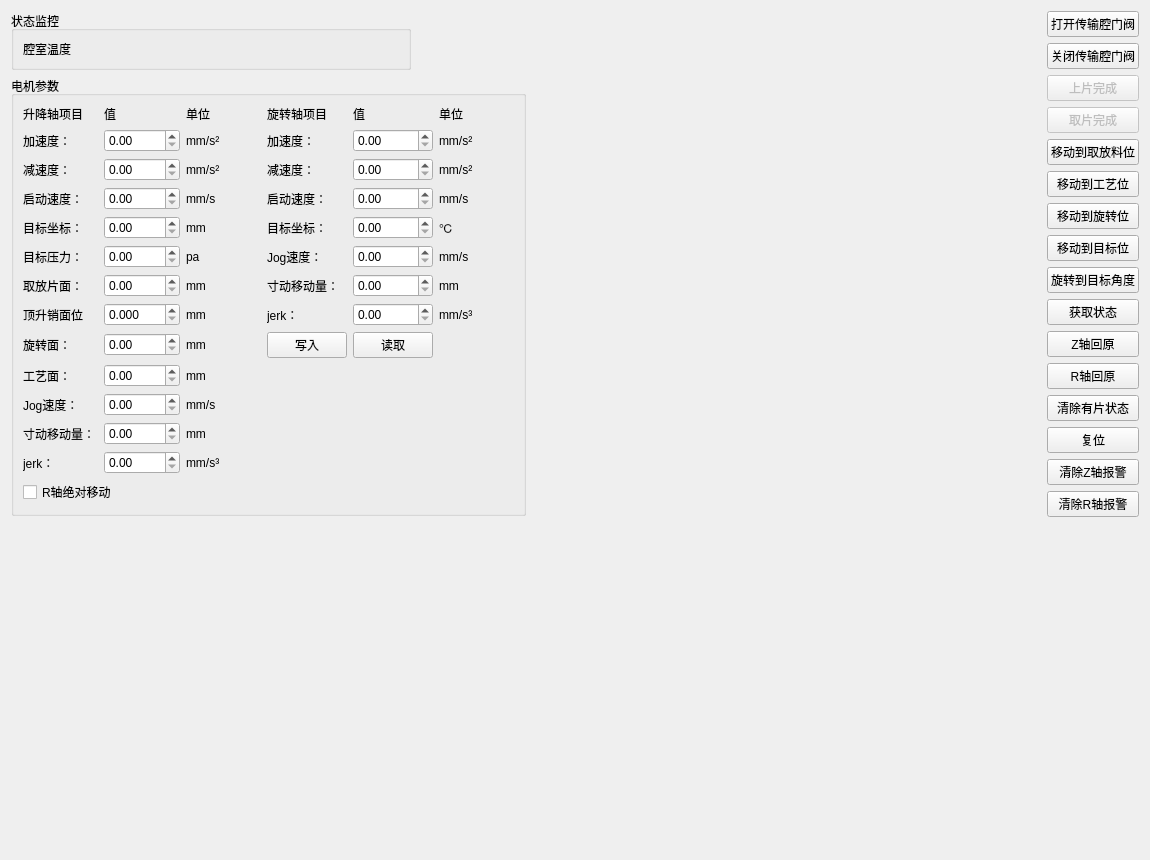
<?xml version="1.0" encoding="UTF-8"?>
<ui version="4.0">
 <class>FortrendPMCavitySubsystem</class>
 <widget class="QWidget" name="FortrendPMCavitySubsystem">
  <property name="geometry">
   <rect>
    <x>0</x>
    <y>0</y>
    <width>1150</width>
    <height>860</height>
   </rect>
  </property>
  <property name="minimumSize">
   <size>
    <width>1150</width>
    <height>860</height>
   </size>
  </property>
  <property name="windowTitle">
   <string>Form</string>
  </property>
  <layout class="QHBoxLayout" name="horizontalLayout">
   <item>
    <layout class="QVBoxLayout" name="verticalLayout_3">
     <item>
      <layout class="QVBoxLayout" name="verticalLayout">
       <item>
        <layout class="QVBoxLayout" name="status_layout"/>
       </item>
       <item>
        <widget class="QGroupBox" name="generate_state_group">
         <property name="sizePolicy">
          <sizepolicy hsizetype="MinimumExpanding" vsizetype="Preferred">
           <horstretch>100</horstretch>
           <verstretch>100</verstretch>
          </sizepolicy>
         </property>
         <property name="maximumSize">
          <size>
           <width>400</width>
           <height>16777215</height>
          </size>
         </property>
         <property name="title">
          <string>状态监控</string>
         </property>
         <layout class="QGridLayout" name="inputs_layout">
          <item row="2" column="0">
           <layout class="QGridLayout" name="gridLayout">
            <item row="0" column="0">
             <layout class="QGridLayout" name="operation_state_gridLayout"/>
            </item>
            <item row="1" column="0">
             <widget class="QLabel" name="label_50">
              <property name="enabled">
               <bool>true</bool>
              </property>
              <property name="text">
               <string>腔室温度</string>
              </property>
             </widget>
            </item>
           </layout>
          </item>
         </layout>
        </widget>
       </item>
      </layout>
     </item>
     <item>
      <widget class="QGroupBox" name="groupBox">
       <property name="enabled">
        <bool>true</bool>
       </property>
       <property name="sizePolicy">
        <sizepolicy hsizetype="MinimumExpanding" vsizetype="Preferred">
         <horstretch>0</horstretch>
         <verstretch>0</verstretch>
        </sizepolicy>
       </property>
       <property name="title">
        <string>电机参数</string>
       </property>
       <layout class="QVBoxLayout" name="verticalLayout_2">
        <item>
         <layout class="QGridLayout" name="gridLayout_2">
          <item row="5" column="3">
           <widget class="QLabel" name="label_24">
            <property name="text">
             <string>Jog速度：</string>
            </property>
           </widget>
          </item>
          <item row="5" column="4">
           <widget class="QDoubleSpinBox" name="rotating_axis_jog_speed_dsp">
            <property name="maximum">
             <double>999.990000000000009</double>
            </property>
           </widget>
          </item>
          <item row="0" column="3">
           <widget class="QLabel" name="label_19">
            <property name="text">
             <string>旋转轴项目</string>
            </property>
           </widget>
          </item>
          <item row="2" column="3">
           <widget class="QLabel" name="label_21">
            <property name="text">
             <string>减速度：</string>
            </property>
           </widget>
          </item>
          <item row="0" column="4">
           <widget class="QLabel" name="label_18">
            <property name="text">
             <string>值</string>
            </property>
           </widget>
          </item>
          <item row="0" column="5">
           <widget class="QLabel" name="label_17">
            <property name="text">
             <string>单位</string>
            </property>
           </widget>
          </item>
          <item row="3" column="3">
           <widget class="QLabel" name="label_22">
            <property name="text">
             <string>启动速度：</string>
            </property>
           </widget>
          </item>
          <item row="0" column="0">
           <widget class="QLabel" name="label_9">
            <property name="text">
             <string>升降轴项目</string>
            </property>
           </widget>
          </item>
          <item row="1" column="3">
           <widget class="QLabel" name="label_20">
            <property name="text">
             <string>加速度：</string>
            </property>
           </widget>
          </item>
          <item row="3" column="2">
           <widget class="QLabel" name="label_5">
            <property name="text">
             <string>mm/s</string>
            </property>
           </widget>
          </item>
          <item row="1" column="5">
           <widget class="QLabel" name="label_33">
            <property name="text">
             <string>mm/s²</string>
            </property>
           </widget>
          </item>
          <item row="2" column="5">
           <widget class="QLabel" name="label_34">
            <property name="text">
             <string>mm/s²</string>
            </property>
           </widget>
          </item>
          <item row="9" column="0">
           <widget class="QLabel" name="label_14">
            <property name="text">
             <string>工艺面：</string>
            </property>
           </widget>
          </item>
          <item row="5" column="1">
           <widget class="QDoubleSpinBox" name="lifting_axis_target_pressure_dsp">
            <property name="maximum">
             <double>9999.989999999999782</double>
            </property>
           </widget>
          </item>
          <item row="4" column="3">
           <widget class="QLabel" name="label_23">
            <property name="text">
             <string>目标坐标：</string>
            </property>
           </widget>
          </item>
          <item row="0" column="1">
           <widget class="QLabel" name="label_8">
            <property name="text">
             <string>值</string>
            </property>
           </widget>
          </item>
          <item row="10" column="0">
           <widget class="QLabel" name="label_15">
            <property name="text">
             <string>Jog速度：</string>
            </property>
           </widget>
          </item>
          <item row="3" column="1">
           <widget class="QDoubleSpinBox" name="lifting_axis_startup_speed_dsp">
            <property name="maximum">
             <double>999.990000000000009</double>
            </property>
           </widget>
          </item>
          <item row="6" column="3">
           <widget class="QLabel" name="label_25">
            <property name="text">
             <string>寸动移动量：</string>
            </property>
           </widget>
          </item>
          <item row="6" column="4">
           <widget class="QDoubleSpinBox" name="rotating_axis_inch_movement_dsp">
            <property name="maximum">
             <double>999.990000000000009</double>
            </property>
           </widget>
          </item>
          <item row="9" column="1">
           <widget class="QDoubleSpinBox" name="lifting_axis_target3_position_dsp">
            <property name="maximum">
             <double>9999.000000000000000</double>
            </property>
           </widget>
          </item>
          <item row="2" column="4">
           <widget class="QDoubleSpinBox" name="rotating_axis_dece_dsp">
            <property name="maximum">
             <double>999.990000000000009</double>
            </property>
           </widget>
          </item>
          <item row="1" column="0">
           <widget class="QLabel" name="label_3">
            <property name="text">
             <string>加速度：</string>
            </property>
           </widget>
          </item>
          <item row="6" column="2">
           <widget class="QLabel" name="label_28">
            <property name="text">
             <string>mm</string>
            </property>
           </widget>
          </item>
          <item row="3" column="0">
           <widget class="QLabel" name="label_6">
            <property name="text">
             <string>启动速度：</string>
            </property>
           </widget>
          </item>
          <item row="10" column="2">
           <widget class="QLabel" name="label_31">
            <property name="text">
             <string>mm/s</string>
            </property>
           </widget>
          </item>
          <item row="0" column="2">
           <widget class="QLabel" name="label_7">
            <property name="text">
             <string>单位</string>
            </property>
           </widget>
          </item>
          <item row="11" column="1">
           <widget class="QDoubleSpinBox" name="lifting_axis_inch_movement_dsp">
            <property name="maximum">
             <double>999.990000000000009</double>
            </property>
           </widget>
          </item>
          <item row="6" column="1">
           <widget class="QDoubleSpinBox" name="lifting_axis_target1_position_dsp">
            <property name="maximum">
             <double>9999.000000000000000</double>
            </property>
            <property name="singleStep">
             <double>1.000000000000000</double>
            </property>
           </widget>
          </item>
          <item row="4" column="4">
           <widget class="QDoubleSpinBox" name="rotating_axis_target_position_dsp">
            <property name="maximum">
             <double>999.990000000000009</double>
            </property>
           </widget>
          </item>
          <item row="5" column="0">
           <widget class="QLabel" name="label_11">
            <property name="text">
             <string>目标压力：</string>
            </property>
           </widget>
          </item>
          <item row="10" column="1">
           <widget class="QDoubleSpinBox" name="lifting_axis_jog_speed_dsp">
            <property name="maximum">
             <double>999.990000000000009</double>
            </property>
           </widget>
          </item>
          <item row="1" column="4">
           <widget class="QDoubleSpinBox" name="rotating_axis_acce_dsp">
            <property name="maximum">
             <double>999.990000000000009</double>
            </property>
           </widget>
          </item>
          <item row="4" column="0">
           <widget class="QLabel" name="label_10">
            <property name="text">
             <string>目标坐标：</string>
            </property>
           </widget>
          </item>
          <item row="1" column="1">
           <widget class="QDoubleSpinBox" name="lifting_axis_acce_dsp">
            <property name="maximum">
             <double>999.990000000000009</double>
            </property>
           </widget>
          </item>
          <item row="3" column="4">
           <widget class="QDoubleSpinBox" name="rotating_axis_startup_speed_dsp">
            <property name="maximum">
             <double>999.990000000000009</double>
            </property>
           </widget>
          </item>
          <item row="4" column="1">
           <widget class="QDoubleSpinBox" name="lifting_axis_target_position_dsp">
            <property name="maximum">
             <double>9999.000000000000000</double>
            </property>
           </widget>
          </item>
          <item row="2" column="0">
           <widget class="QLabel" name="label_4">
            <property name="text">
             <string>减速度：</string>
            </property>
           </widget>
          </item>
          <item row="8" column="1">
           <widget class="QDoubleSpinBox" name="lifting_axis_target2_position_dsp">
            <property name="maximum">
             <double>9999.000000000000000</double>
            </property>
           </widget>
          </item>
          <item row="6" column="0">
           <widget class="QLabel" name="label_12">
            <property name="text">
             <string>取放片面：</string>
            </property>
           </widget>
          </item>
          <item row="2" column="1">
           <widget class="QDoubleSpinBox" name="lifting_axis_dece_dsp">
            <property name="maximum">
             <double>999.990000000000009</double>
            </property>
           </widget>
          </item>
          <item row="2" column="2">
           <widget class="QLabel" name="label_2">
            <property name="text">
             <string>mm/s²</string>
            </property>
           </widget>
          </item>
          <item row="12" column="2">
           <widget class="QLabel" name="label_41">
            <property name="text">
             <string>mm/s³</string>
            </property>
           </widget>
          </item>
          <item row="6" column="5">
           <widget class="QLabel" name="label_38">
            <property name="text">
             <string>mm</string>
            </property>
           </widget>
          </item>
          <item row="4" column="2">
           <widget class="QLabel" name="label_26">
            <property name="text">
             <string>mm</string>
            </property>
           </widget>
          </item>
          <item row="5" column="2">
           <widget class="QLabel" name="label_27">
            <property name="text">
             <string>pa</string>
            </property>
           </widget>
          </item>
          <item row="1" column="2">
           <widget class="QLabel" name="label">
            <property name="text">
             <string>mm/s²</string>
            </property>
           </widget>
          </item>
          <item row="9" column="2">
           <widget class="QLabel" name="label_30">
            <property name="text">
             <string>mm</string>
            </property>
           </widget>
          </item>
          <item row="12" column="0">
           <widget class="QLabel" name="label_39">
            <property name="text">
             <string>jerk：</string>
            </property>
           </widget>
          </item>
          <item row="5" column="5">
           <widget class="QLabel" name="label_37">
            <property name="text">
             <string>mm/s</string>
            </property>
           </widget>
          </item>
          <item row="11" column="2">
           <widget class="QLabel" name="label_32">
            <property name="text">
             <string>mm</string>
            </property>
           </widget>
          </item>
          <item row="8" column="2">
           <widget class="QLabel" name="label_29">
            <property name="text">
             <string>mm</string>
            </property>
           </widget>
          </item>
          <item row="11" column="0">
           <widget class="QLabel" name="label_16">
            <property name="text">
             <string>寸动移动量：</string>
            </property>
           </widget>
          </item>
          <item row="3" column="5">
           <widget class="QLabel" name="label_35">
            <property name="text">
             <string>mm/s</string>
            </property>
           </widget>
          </item>
          <item row="4" column="5">
           <widget class="QLabel" name="label_36">
            <property name="text">
             <string>℃</string>
            </property>
           </widget>
          </item>
          <item row="8" column="0">
           <widget class="QLabel" name="label_13">
            <property name="text">
             <string>旋转面：</string>
            </property>
           </widget>
          </item>
          <item row="7" column="3">
           <widget class="QLabel" name="label_40">
            <property name="text">
             <string>jerk：</string>
            </property>
           </widget>
          </item>
          <item row="8" column="4">
           <widget class="QPushButton" name="read_process_parameters_btn">
            <property name="text">
             <string>读取</string>
            </property>
           </widget>
          </item>
          <item row="8" column="3">
           <widget class="QPushButton" name="write_process_parameters_btn">
            <property name="text">
             <string>写入</string>
            </property>
           </widget>
          </item>
          <item row="7" column="5">
           <widget class="QLabel" name="label_42">
            <property name="text">
             <string>mm/s³</string>
            </property>
           </widget>
          </item>
          <item row="7" column="1">
           <widget class="QDoubleSpinBox" name="lifting_axis_target4_position_dsp">
            <property name="decimals">
             <number>3</number>
            </property>
            <property name="maximum">
             <double>299.990000000000009</double>
            </property>
           </widget>
          </item>
          <item row="7" column="2">
           <widget class="QLabel" name="label_44">
            <property name="text">
             <string>mm</string>
            </property>
           </widget>
          </item>
          <item row="7" column="0">
           <widget class="QLabel" name="label_43">
            <property name="text">
             <string>顶升销面位</string>
            </property>
           </widget>
          </item>
          <item row="12" column="1">
           <widget class="QDoubleSpinBox" name="lifting_axis_jerk_dsp"/>
          </item>
          <item row="7" column="4">
           <widget class="QDoubleSpinBox" name="rotating_axis_jerk_dsp"/>
          </item>
         </layout>
        </item>
        <item>
         <widget class="QCheckBox" name="rotating_absolute_model_chk">
          <property name="text">
           <string>R轴绝对移动</string>
          </property>
         </widget>
        </item>
       </layout>
      </widget>
     </item>
     <item>
      <spacer name="verticalSpacer_2">
       <property name="orientation">
        <enum>Qt::Vertical</enum>
       </property>
       <property name="sizeHint" stdset="0">
        <size>
         <width>20</width>
         <height>40</height>
        </size>
       </property>
      </spacer>
     </item>
    </layout>
   </item>
   <item>
    <spacer name="horizontalSpacer">
     <property name="orientation">
      <enum>Qt::Horizontal</enum>
     </property>
     <property name="sizeHint" stdset="0">
      <size>
       <width>100</width>
       <height>18</height>
      </size>
     </property>
    </spacer>
   </item>
   <item>
    <layout class="QHBoxLayout" name="center_layout"/>
   </item>
   <item>
    <layout class="QVBoxLayout" name="right_verticalLayout">
     <property name="sizeConstraint">
      <enum>QLayout::SetFixedSize</enum>
     </property>
     <item>
      <widget class="QPushButton" name="open_tm_cavity_door_btn">
       <property name="enabled">
        <bool>true</bool>
       </property>
       <property name="minimumSize">
        <size>
         <width>0</width>
         <height>0</height>
        </size>
       </property>
       <property name="text">
        <string>打开传输腔门阀</string>
       </property>
       <property name="autoDefault">
        <bool>false</bool>
       </property>
      </widget>
     </item>
     <item>
      <widget class="QPushButton" name="close_tm_cavity_door_btn">
       <property name="enabled">
        <bool>true</bool>
       </property>
       <property name="minimumSize">
        <size>
         <width>0</width>
         <height>0</height>
        </size>
       </property>
       <property name="text">
        <string>关闭传输腔门阀</string>
       </property>
      </widget>
     </item>
     <item>
      <widget class="QPushButton" name="upload_finished_btn">
       <property name="enabled">
        <bool>false</bool>
       </property>
       <property name="minimumSize">
        <size>
         <width>0</width>
         <height>0</height>
        </size>
       </property>
       <property name="text">
        <string>上片完成</string>
       </property>
      </widget>
     </item>
     <item>
      <widget class="QPushButton" name="get_finished_btn">
       <property name="enabled">
        <bool>false</bool>
       </property>
       <property name="minimumSize">
        <size>
         <width>0</width>
         <height>0</height>
        </size>
       </property>
       <property name="text">
        <string>取片完成</string>
       </property>
      </widget>
     </item>
     <item>
      <widget class="QPushButton" name="to_get_btn">
       <property name="enabled">
        <bool>true</bool>
       </property>
       <property name="minimumSize">
        <size>
         <width>0</width>
         <height>0</height>
        </size>
       </property>
       <property name="text">
        <string>移动到取放料位</string>
       </property>
      </widget>
     </item>
     <item>
      <widget class="QPushButton" name="to_put_btn">
       <property name="enabled">
        <bool>true</bool>
       </property>
       <property name="minimumSize">
        <size>
         <width>0</width>
         <height>0</height>
        </size>
       </property>
       <property name="text">
        <string>移动到工艺位</string>
       </property>
      </widget>
     </item>
     <item>
      <widget class="QPushButton" name="to_rotating_btn">
       <property name="text">
        <string>移动到旋转位</string>
       </property>
      </widget>
     </item>
     <item>
      <widget class="QPushButton" name="to_target_pos_btn">
       <property name="text">
        <string>移动到目标位</string>
       </property>
      </widget>
     </item>
     <item>
      <widget class="QPushButton" name="to_rotating_degree_btn">
       <property name="text">
        <string>旋转到目标角度</string>
       </property>
      </widget>
     </item>
     <item>
      <widget class="QPushButton" name="generate_btn">
       <property name="minimumSize">
        <size>
         <width>0</width>
         <height>0</height>
        </size>
       </property>
       <property name="text">
        <string>获取状态</string>
       </property>
      </widget>
     </item>
     <item>
      <widget class="QPushButton" name="lifting_axis_reset_btn">
       <property name="text">
        <string>Z轴回原</string>
       </property>
      </widget>
     </item>
     <item>
      <widget class="QPushButton" name="rotating_axis_reset_btn">
       <property name="text">
        <string>R轴回原</string>
       </property>
      </widget>
     </item>
     <item>
      <widget class="QPushButton" name="clear_pm_state_btn">
       <property name="text">
        <string>清除有片状态</string>
       </property>
      </widget>
     </item>
     <item>
      <widget class="QPushButton" name="reset_btn">
       <property name="minimumSize">
        <size>
         <width>0</width>
         <height>0</height>
        </size>
       </property>
       <property name="text">
        <string>复位</string>
       </property>
      </widget>
     </item>
     <item>
      <widget class="QPushButton" name="clear_z_axis_alarm">
       <property name="text">
        <string>清除Z轴报警</string>
       </property>
      </widget>
     </item>
     <item>
      <widget class="QPushButton" name="clear_r_axis_alarm">
       <property name="text">
        <string>清除R轴报警</string>
       </property>
      </widget>
     </item>
     <item>
      <spacer name="verticalSpacer">
       <property name="orientation">
        <enum>Qt::Vertical</enum>
       </property>
       <property name="sizeHint" stdset="0">
        <size>
         <width>20</width>
         <height>40</height>
        </size>
       </property>
      </spacer>
     </item>
    </layout>
   </item>
  </layout>
  <zorder>horizontalSpacer</zorder>
 </widget>
 <resources/>
 <connections/>
</ui>
